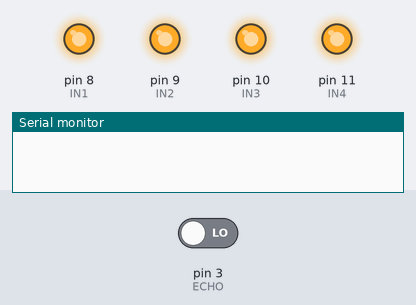
A sketch run on a simulated Arduino Uno, built with avr-gcc and run on an emulated ATmega328P. Shown: output pins drawn as LEDs (lit = HIGH), the last lines printed to the serial monitor. The test bench sets the inputs (shaded band); at power-on: pin 3 (ECHO) LOW. Pins used as bus, display or sensor lines are not drawn.

Above: at 0.5 s.
At 2.5 s:
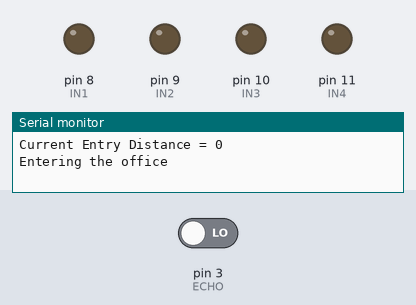
Timing chart, 0 to 5.2 s (numbered marks = the images above):
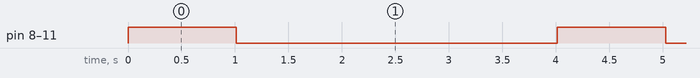

The sketch:

4relayTunnel.ino
```cpp
#define GND1 2
#define ECHO 3
#define TRIGGER 4
#define VCC1 5

#define IN1 8
#define IN2 9
#define IN3 10
#define IN4 11

int flag;

void setup() {
  // put your setup code here, to run once:

  pinMode(GND1, OUTPUT);
  pinMode(ECHO, INPUT);
  pinMode(TRIGGER, OUTPUT);
  pinMode(VCC1, OUTPUT);

  digitalWrite(GND1, LOW);
  digitalWrite(VCC1, HIGH);

  pinMode(IN1, OUTPUT);
  pinMode(IN2, OUTPUT);
  pinMode(IN3, OUTPUT);
  pinMode(IN4, OUTPUT);

  digitalWrite(IN1, HIGH);
  digitalWrite(IN2, HIGH);
  digitalWrite(IN3, HIGH);
  digitalWrite(IN4, HIGH);

  Serial.begin(9600);
}

void loop() {
  // put your main code here, to run repeatedly:

  int curDistanceEntry = fnCalcDistanceEntry();
  Serial.print("Current Entry Distance = ");
  Serial.println(curDistanceEntry);

  long maxDistance = 60;//fnGetDistance();

  if(curDistanceEntry < maxDistance) {
    Serial.println("Entering the office");
    digitalWrite(IN1, LOW);
    digitalWrite(IN2, LOW);
    digitalWrite(IN3, LOW);
    digitalWrite(IN4, LOW);
    delay(3000);
//    fnGetDelayValue();
    digitalWrite(IN1, HIGH);
    digitalWrite(IN2, HIGH);
    digitalWrite(IN3, HIGH);
    digitalWrite(IN4, HIGH);
  }
}

/*
long fnGetDistance() {
  int curValue = analogRead(POTENTIOMETER2);
  delay(60);
  int distance = map(curValue, 0, 1023, 0, 100);

  Serial.print("Max Duistance = ");
  Serial.println(distance);

  return distance;
}
*/

int fnCalcDistanceEntry() {
  digitalWrite(TRIGGER, LOW);
  delay(2);
  digitalWrite(TRIGGER, HIGH);
  delay(10);
  digitalWrite(TRIGGER, LOW);

  long d = pulseIn(ECHO, HIGH);
  int distance = d * 0.034 / 2;

  return distance;
}

/*
long fnGetDelayTime() {
  int curValue = analogRead(POTENTIOMETER);
  delay(60);
  int delayTime = map(curValue, 0, 1023, 0, 20000);

  Serial.print("Delay Time = ");
  Serial.println(delayTime);

  return delayTime;
}
*/
```

Measured:
- by itself, pin 8 (IN1), pin 9 (IN2), pin 10 (IN3), pin 11 (IN4): alternates HIGH for 1.0 s and LOW for 3.0 s
